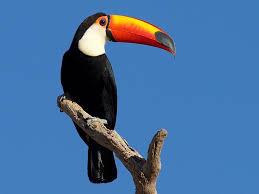
#> input picture Resources/tukan.jpg, 259 x 194 px
$ python chapter2.py
#> lines starting #> are read from the running program, lines starting #| are printed output that depends on the picture; after the words box and inside, x2 and y2 are one past the last pixel; in counts of white or black regions, pixels touching at a corner belong together
'''
Obróbka obrazu - filtrowanie kolorow, blurowanie, znajdowanie krawedzi, wzmacnianie krawędzi'
'''

import cv2
import numpy as np


img = cv2.imread("Resources/tukan.jpg")
#> img is the input picture: shape (194, 259, 3); mean B, G, R 159.5, 111.7, 69.5
kernel = np.ones((2, 2), np.uint8)   # 8 bitów, czyli wartosci od 0 do 255;

imgGray = cv2.cvtColor(img, cv2.COLOR_BGR2GRAY)  # RGB to w opencv BGR; BGR2GRAY - zamien rgb na szary
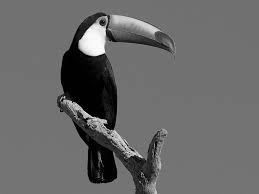
#> imgGray: shape (194, 259); min 0, max 253, mean 104.6
imgBlur = cv2.GaussianBlur(imgGray, (7, 7), 0)  # obraz wyblurowany - rozmazany
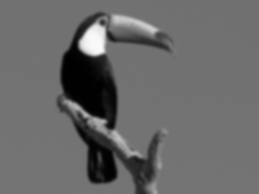
#> imgBlur: shape (194, 259); min 0, max 250, mean 104.6
imgCanny = cv2.Canny(img, 80, 80)  # obraz zawierający tylko krawędzie
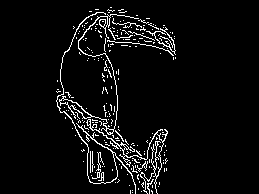
#> imgCanny: shape (194, 259); 5.1% white in thin lines or dots, all inside (x1, y1, x2, y2) = (56, 7, 176, 194)
imgDialation = cv2.dilate(imgCanny, kernel, iterations=1)  # cv2.dilate pozwala pogrubic krawędzie (obraz, kernel = macierz, ktora definiuje rozmiar powiekszonych krawędzi, ilosc iteracji)
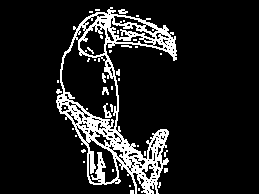
#> imgDialation: shape (194, 259); 11.8% white in thin lines or dots, all inside (x1, y1, x2, y2) = (56, 7, 177, 194)
imgEroded = cv2.erode(imgDialation, kernel, iterations=1)
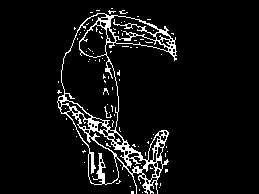
#> imgEroded: shape (194, 259); 6.5% white in thin lines or dots, all inside (x1, y1, x2, y2) = (57, 8, 177, 194)


# cv2.imshow("Gray Image", imgGray)
# cv2.imshow("Blur Image", imgBlur)
cv2.imshow("Canny Image", imgCanny)
cv2.imshow("Dialation Image", imgDialation)
cv2.imshow("Eroded Image", imgEroded)
cv2.waitKey(0)
